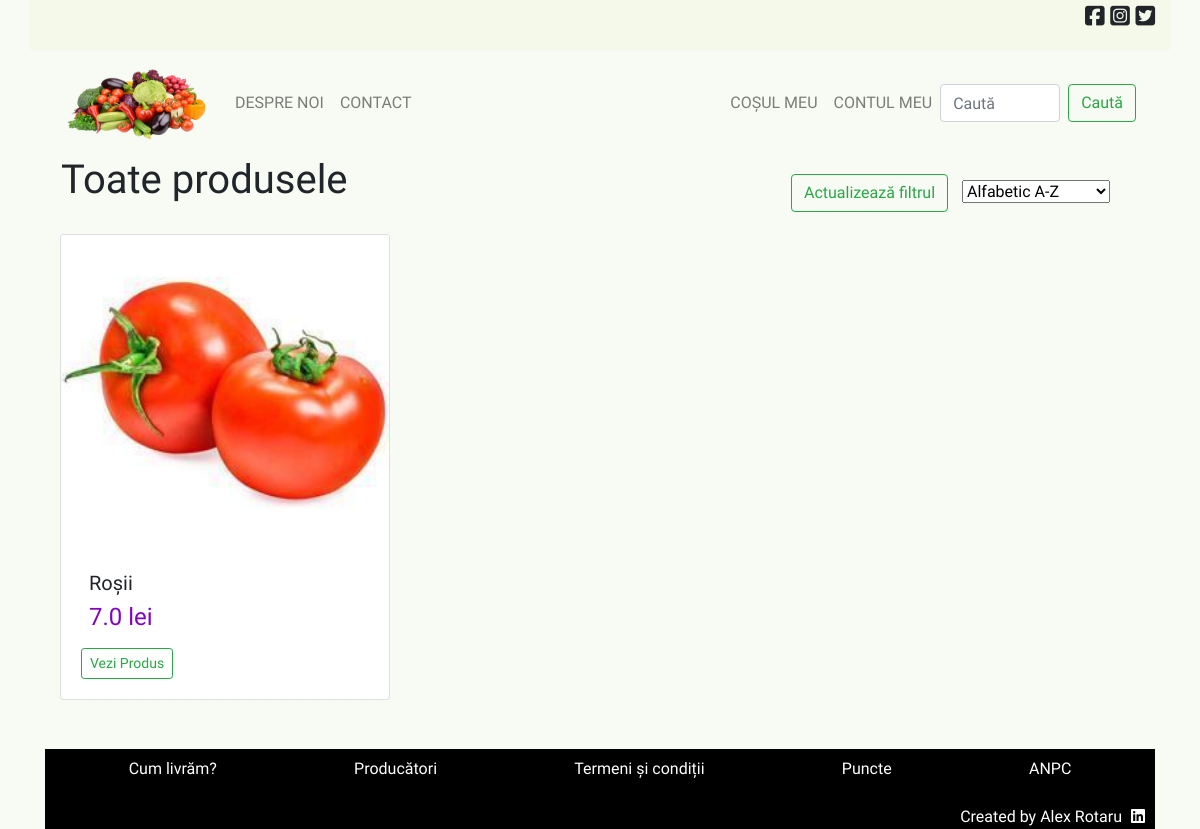
Page /home on the earlier database version.
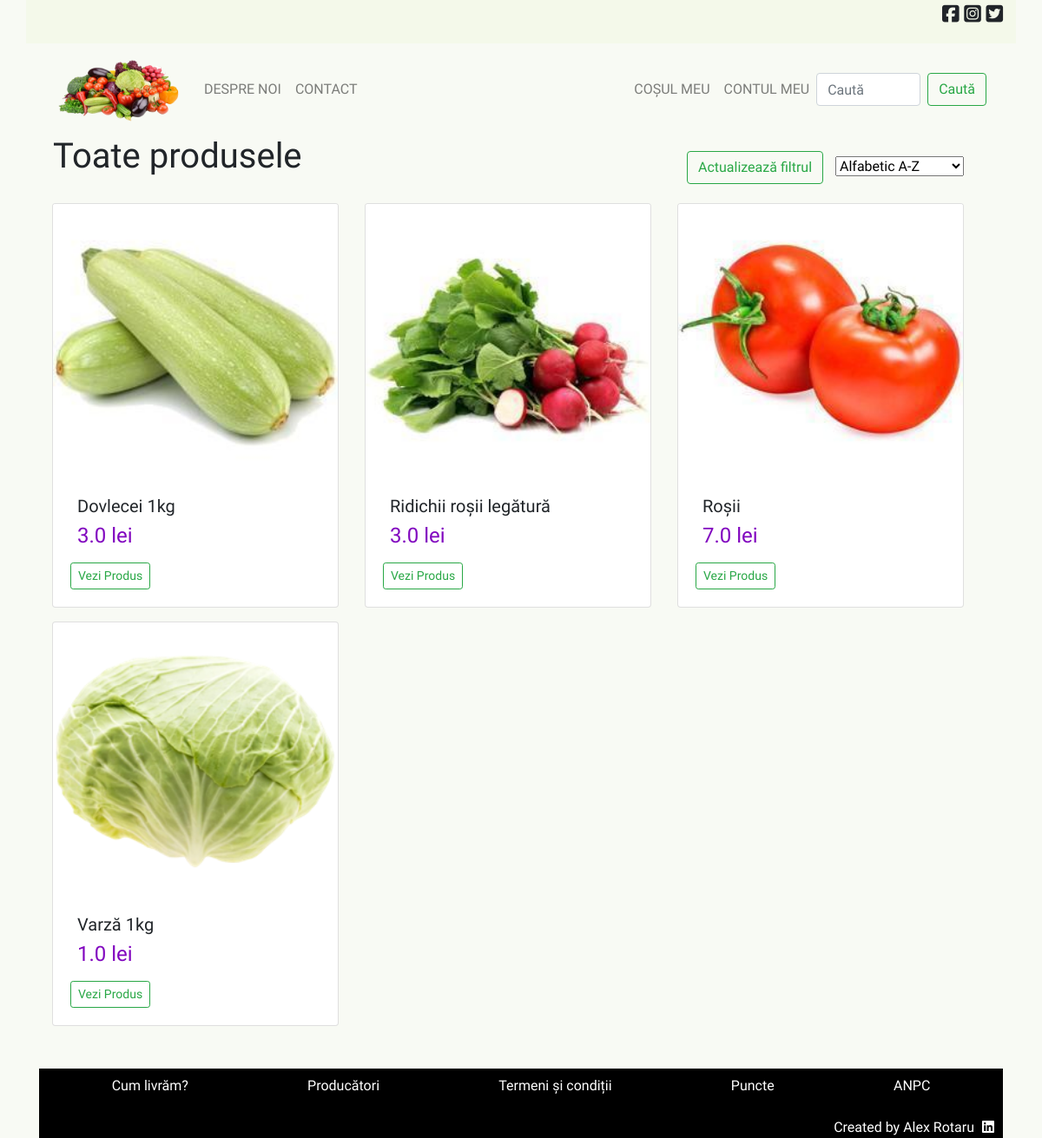
Same page on the later database version.
### licenta/models.py (models this page shows, shortened)
class Produs(database.Model):
    __tablename__ = 'produs'
    id = database.Column(database.Integer, primary_key=True)
    nume = database.Column(database.String(50), nullable=False, unique=True)
    descriere = database.Column(database.String(200))
    poza = database.Column(database.String(30), nullable=False)
    pret = database.Column(database.Float, nullable=False)
    data_adaugarii = database.Column(
        database.DateTime, nullable=False, default=datetime.utcnow)

### licenta/routes.py (the view)
@app.route('/', methods=['GET', 'POST'])
@app.route('/home', methods=['GET', 'POST'])
def home():
    optiuni = ['Alfabetic A-Z', 'Alfabetic Z-A',
               'Preț crescător', 'Preț descrescător']
    optiune_final = 'Alfabetic A-Z'
    if request.method == 'POST':
        optiune_final = request.form['optiuni_select']
    selectat = optiune_final
    if optiune_final == 'Alfabetic A-Z':
        produse = Produs.query.order_by(Produs.nume.asc()).all()
    elif optiune_final == 'Alfabetic Z-A':
        produse = Produs.query.order_by(Produs.nume.desc()).all()
    elif optiune_final == 'Preț crescător':
        produse = Produs.query.order_by(Produs.pret.asc()).all()
    elif optiune_final == 'Preț descrescător':
        produse = Produs.query.order_by(Produs.pret.desc()).all()
    else:
        produse = Produs.query.order_by(func.random()).all()
    return render_template('acasa.html', title='Acasă', produse=produse, optiuni=optiuni, selectat=selectat)

### licenta/templates/acasa.html
{% extends "principal.html" %}
{% block continut_unic %}
    <div class="d-flex justify-content-between">
      <h1 class="d-none d-md-block ml-3">Toate produsele</h1>
      <div class="d-flex align-items-end">
        <form action="" method="POST">
          <button class="btn btn-outline-success ml-3" type="submit">Actualizează filtrul</button>
          <select name="optiuni_select" id="optiuni_select" action="/" class="optiuni-dropdown">
              {% for optiune in optiuni %}
                  {% if selectat == optiune %}
                    <option value="{{ optiune }}" selected>{{ optiune }}</option>
                  {% else %}
                    <option value="{{ optiune }}">{{ optiune }}</option>
                  {% endif %}
              {% endfor %}
          </select>
        </form>
      </div>
    </div>
    <div class="products container p-grid row">
      {% for produs in produse %}
        <div class="col-md-4 mb-3">
          <div class="card">
            <a href="{{ url_for('produs_indiv', produs_id=produs.id) }}">
              <img src="{{ url_for('static', filename='pictures/' + produs['poza']) }}" alt="" class="card-img-top">
            </a>
            <div class="card-body">
                <h5 class="card-title p-2 cards-home">{{ produs.nume }}</h5>
                <h5 class="card-text p-2 pret-acasa cards-home">{{ produs.pret }} lei</h5>
              <a href="{{ url_for('produs_indiv', produs_id=produs.id) }}" class="btn btn-outline-success btn-sm">Vezi Produs</a>
            </div>
          </div>
        </div>
      {% else %}
          <p style="text-align:center; width: 100%">Momentan nu există produse disponibile. Vă rugăm să încercați mai târziu!</p>
      {% endfor %}
  </div>
{% endblock %}

### licenta/templates/principal.html (shortened to what this page needs)
<!DOCTYPE html>
<html>
<head>
    <link rel="stylesheet" href="https://stackpath.bootstrapcdn.com/bootstrap/4.5.0/css/bootstrap.min.css">
    <link rel="stylesheet" type="text/css" href="{{ url_for('static', filename='main.css') }}">
</head>
<body>
    <div class="bara_sus container d-flex justify-content-between">
        <div>
            <div class="aliniere_dreapta">
                <i class="fab fa-facebook-square"></i>
                <i class="fab fa-instagram-square"></i>
                <i class="fab fa-twitter-square"></i>
            </div>
        </div>
    </div>
    <div class="container">
        <nav class="navbar navbar-expand-lg navbar-light">
            <a class="navbar-brand" href="{{ url_for('home') }}"><img width="150" height="80" src="{{ url_for('static', filename='pictures/logo.png') }}" alt="Acasă"></a>
            <div class="collapse navbar-collapse" id="navbarSupportedContent">
                <ul class="navbar-nav mr-auto">
                    <li class="nav-item">
                        <a class="nav-link" href="{{ url_for('despre_noi') }}">Despre noi</a>
                    </li>
                    <li class="nav-item">
                        <a class="nav-link" href="{{ url_for('contact') }}">Contact</a>
                    </li>
                </ul>
                <ul class="navbar-nav">
                    <li class="nav-item">
                        <a class="nav-link" href="{{ url_for('cosul_meu') }}">Coșul meu</a>
                    </li>
                    <li class="nav-item">
                        {% if current_user.is_authenticated %}
                            <a class="nav-link" href="{{ url_for('contul_meu') }}">Contul meu</a>
                        {% else %}
                            <a class="nav-link" href="{{ url_for('login') }}">Contul meu</a>
                        {% endif %}
                    </li>
                </ul>
                <form class="form-inline my-2 my-lg-0">
                    <input class="form-control mr-sm-2" type="search" placeholder="Caută" aria-label="Search" id="cauta-camp">
                    <button class="btn btn-outline-success my-2 my-sm-0" type="submit">Caută</button>
                </form>
            </div>
        </nav>
        {% block continut_unic %}{% endblock %}
        <footer id="footer">
            <div id="footer-content">
                <div class="container">
                    <ul class="list-unstyled d-flex bd-highlight">
                        <li class="d-inline p-2 flex-fill bd-highlight"><a href="{{ url_for('livrare') }}" class="extern">Cum livrăm?</a></li>
                        <li class="d-inline p-2 flex-fill bd-highlight"><a href="{{ url_for('producatori') }}" class="extern">Producători</a></li>
                        <li class="d-inline p-2 flex-fill bd-highlight"><a href="#" class="extern">Termeni și condiții</a></li>
                        <li class="d-inline p-2 flex-fill bd-highlight"><a href="#" class="extern">Puncte</a></li>
                        <li class="d-inline p-2 flex-fill bd-highlight"><a href="https://anpc.ro/" target="_blank" class="extern">ANPC</a></li>
                    </ul>
                </div>
            </div>
            <div id="creator">
                Created by Alex Rotaru    <a href="https://www.linkedin.com/in/ionut-alexandru-rotaru-838410152/" class="extern" target="_blank"><i class="fab fa-linkedin"></i></a>
            </div>
        </footer>
    </div>
</body>
</html>

### licenta/static/main.css (style rules this page uses)
body { background-color: #F8FAF4; font-family: 'Source Sans Pro', sans-serif; font-weight: 400; }
a.extern { color: white; }
.products { width: 100%; margin-top: 2%; margin-bottom: 3%; }
.bara_sus { background: #F4F9EA; width: 100%; height: 50px; font-size: 1.4rem; }
.aliniere_dreapta { margin: auto 0; display: inline-block; }
.navbar { text-transform: uppercase; margin-right: 3px; }
.d-inline { text-align: center; }
.fa-linkedin { margin-left: 5px; }
.cards-home { margin-top: -20px; }
.pret-acasa { color: rgb(129, 5, 191); font-size: 1.5rem; }
.optiuni-dropdown { margin: auto 45px auto 10px; }
#footer { background-color: black; color: white; text-align: right; }
#creator { margin-right: 10px; }
#cauta-camp { width: 120px; }

Differences in the rows shown:
added Produs: poza (picture), nume "Dovlecei 1kg", pret "3.0"
added Produs: poza (picture), nume "Ridichii roșii legătură", pret "3.0"
added Produs: poza (picture), nume "Varză 1kg", pret "1.0"
